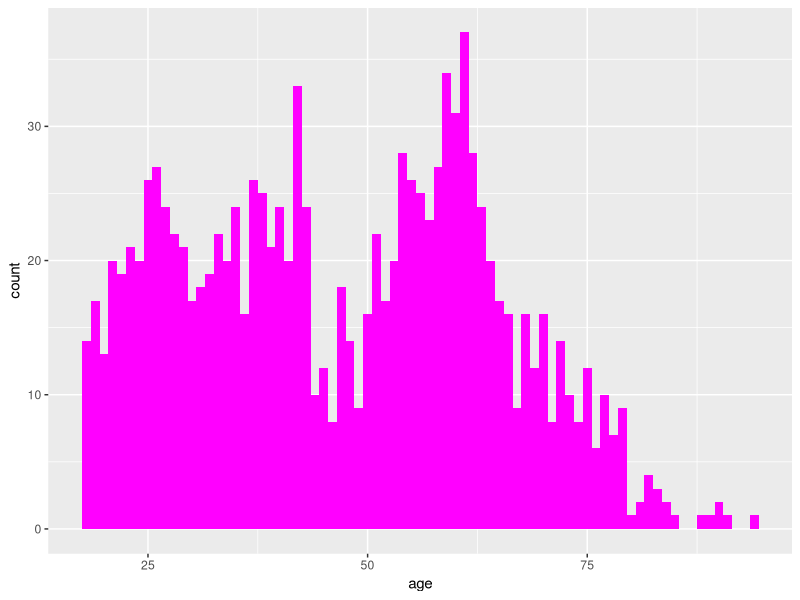
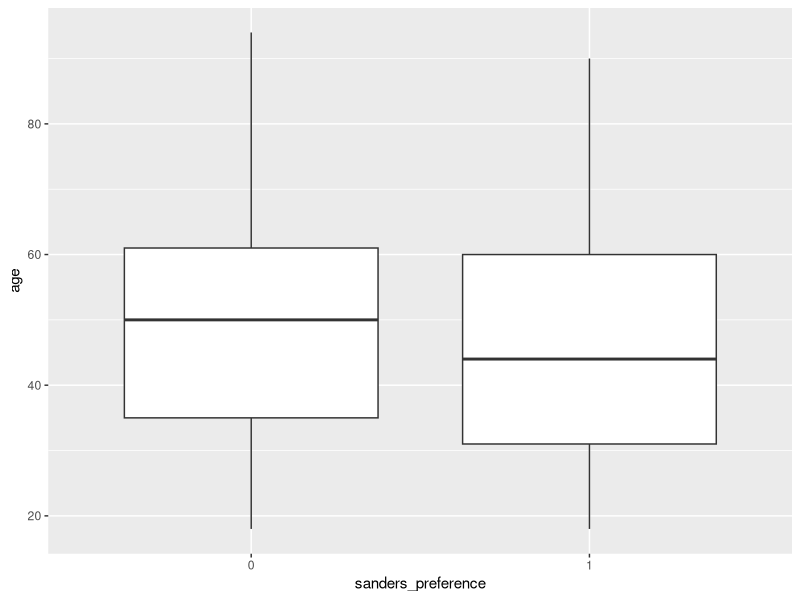

Write the R code that produced these figures, in order.
## ---- chunk 1
knitr::opts_chunk$set(cache=TRUE)
## ---- chunk 2
library(dplyr)
library(ggplot2)
library(Hmisc)
library(GGally)
library(data.table)


setwd("/Users/daghanaltas/Hacking/Berkeley/W271/Labs/Lab1")
df <- read.csv("./public_opinion.csv")
head(df)
describe(df)

## ---- chunk 3
dim(df)
df <- df[!is.na(df$sanders_preference),]
df$sanders_preference <- as.factor(df$sanders_preference)
df$party <- factor(x = df$party, levels = c("1","2","3"), labels = c("D", "I", "R"))
df$race_white <- as.factor(df$race_white)
df$gender <- as.factor(df$gender)
df$age <- 2015 - df$birthyr
dim(df)
head(df)
dt <- data.table(df)
## ---- chunk 4
#xtabs( ~ sanders_preference, data=dt)
c.table <- array(data = c( sum(dt$sanders_preference == 1), 
                           sum(dt$sanders_preference == 1) / length(dt$sanders_preference),
                           sum(dt$sanders_preference == 0),
                           sum(dt$sanders_preference == 0) / length(dt$sanders_preference),
                           sum((dt$sanders_preference == 0) | (dt$sanders_preference == 1)), 
                           sum((dt$sanders_preference == 0) | (dt$sanders_preference == 1)) / length(dt$sanders_preference)),
                 dim = c(2,3),
                 dimnames = list(Count = c("Voter Count", "pi.hat"), 
                                 Preference = c("Bernie", "Hillary", "Total")))

c.table
## ---- chunk 5
c.table <- array(data = c( sum(dt$party == 'D'), 
                           sum(dt$party == 'D')/length(dt$party),
                           sum(dt$party == 'I'), 
                           sum(dt$party == 'I')/length(dt$party), 
                           sum(dt$party == 'R'), 
                           sum(dt$party == 'R')/length(dt$party),
                           sum((dt$party == 'D') | (dt$party == 'I') |(dt$party == 'R')), 
                           sum((dt$party == 'D') | (dt$party == 'I') |(dt$party == 'R')) /length(dt$party)),
                 dim = c(2,4),
                 dimnames = list(Count = c("Voter Count", "pi.hat"), 
                                 Party_affiliation = c("Democrat", "Independent", "Republican", "Total")))

round(c.table,2)
## ---- chunk 6
c.table <- array(data = c( sum(dt$race_white == 1), 
                           sum(dt$race_white == 1)/length(dt$race_white),
                           sum(dt$race_white == 0), 
                           sum(dt$race_white == 0)/length(dt$race_white), 
                           sum((dt$race_white == 1) | (dt$race_white == 0)), 
                           sum((dt$race_white == 1) | (dt$race_white == 0)) /length(dt$race_white)),
                 dim = c(2,3),
                 dimnames = list(Count = c("Voter Count", "pi.hat"), 
                                 Race = c("White", "Non White", "Total")))

round(c.table,2)
## ---- chunk 7
c.table <- array(data = c( sum(dt$gender == 1), 
                           sum(dt$gender == 1)/length(dt$gender),
                           sum(dt$gender == 2), 
                           sum(dt$gender == 2)/length(dt$gender), 
                           sum((dt$gender == 1) | (dt$gender == 2)), 
                           sum((dt$gender == 1) | (dt$gender == 2)) /length(dt$gender)),
                 dim = c(2,3),
                 dimnames = list(Count = c("Voter Count", "pi.hat"), 
                                 Gender = c("Male", "Female", "Total")))

round(c.table,2)
## ---- chunk 8
ggplot(dt, aes(age)) +
  geom_histogram(binwidth = 1, fill = 'magenta')

c.table <- array(data = c(range(dt$age)),
                 dim = c(1,2),
                 dimnames = list(c("Voter Age"), 
                                 c("Youngest", "Oldest")))
round(c.table,2)
## ---- chunk 9
c.tabs <- xtabs( ~ sanders_preference + party , data = dt)
c.tabs <- rbind(c.tabs,colSums(c.tabs))
c.tabs <- cbind(c.tabs,rowSums(c.tabs))

c.table <- array(data = as.array(c.tabs),
      dim = c(3,4),
      dimnames = list(Preference = c("Hillary", "Bernie", "Total"), 
                      Party = c("Democratic", "Independent", "Republican", "Total")))

round(c.table, 2)
round(c.table / dim(dt)[1], 2)

## ---- chunk 10
c.tabs <- xtabs( ~ sanders_preference + race_white , data = dt)
c.tabs <- rbind(c.tabs,colSums(c.tabs))
c.tabs <- cbind(c.tabs,rowSums(c.tabs))

c.table <- array(data = as.array(c.tabs),
      dim = c(3,3),
      dimnames = list(Preference = c("Hillary", "Bernie", "Total"), 
                      Party = c("Whites", "Non Whites", "Total")))

round(c.table, 2)
round(c.table / dim(dt)[1], 2)
## ---- chunk 11
dt[, .('Mean Age' = mean(age)), by = sanders_preference] # Average age of Sanders preference is 48 vs 50
ggplot(dt, aes(x = sanders_preference, y = age, group = sanders_preference)) + geom_boxplot()
## ---- chunk 12
# Preference x Race
table(preference = dt$sanders_preference, race_white = dt$race_white)
